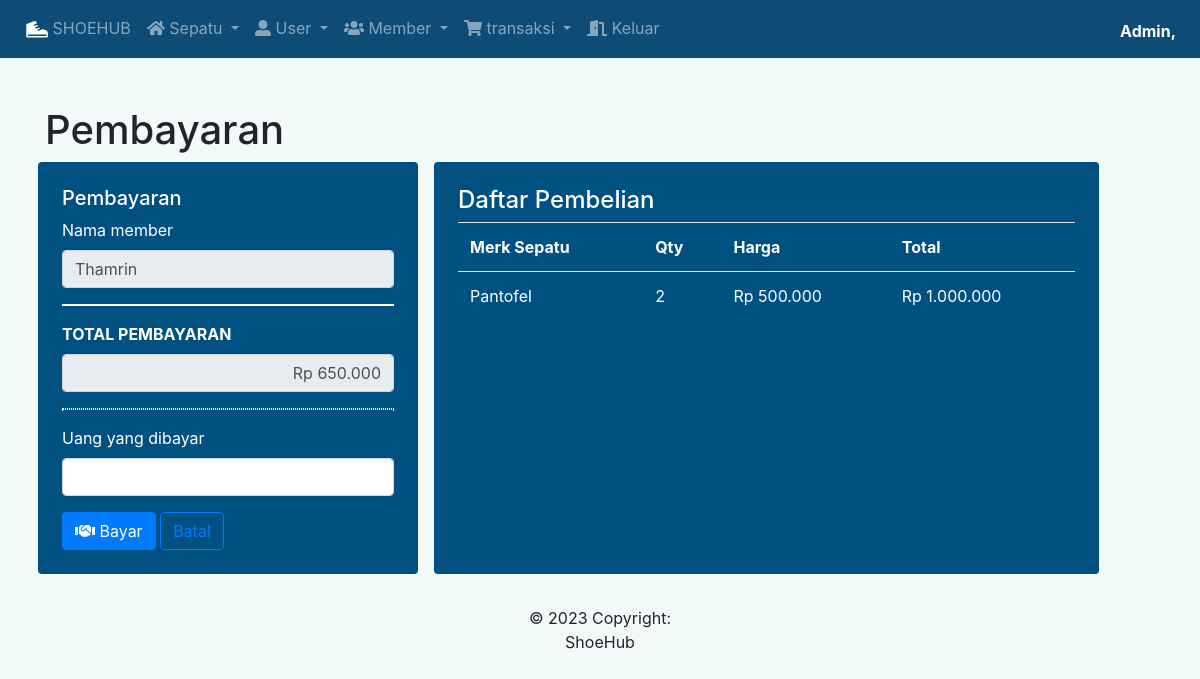
The page /pembayaran.php?id_transaksi=5 on the database its author committed.
### tables this page shows
CREATE TABLE `tb_transaksi` (
  `id_transaksi` int(11) NOT NULL,
  `id_member` int(11) NOT NULL,
  `id_sepatu` int(11) NOT NULL,
  `qty` int(11) NOT NULL,
  `pembayaran` varchar(100) NOT NULL,
  `tanggal` date NOT NULL,
  `id_user` int(11) NOT NULL
);

CREATE TABLE `tb_member` (
  `id_member` int(11) NOT NULL,
  `nama_member` varchar(255) NOT NULL,
  `jenis_kelamin` enum('Laki-laki','Perempuan') NOT NULL,
  `alamat_member` text NOT NULL,
  `telp_member` varchar(15) NOT NULL
);

CREATE TABLE `tb_sepatu` (
  `id_sepatu` int(11) NOT NULL,
  `merek_sepatu` varchar(255) NOT NULL,
  `jenis_sepatu` varchar(255) NOT NULL,
  `ukuran_sepatu` int(11) NOT NULL,
  `harga_sepatu` decimal(10,2) NOT NULL
);

### pembayaran.php (the view, shortened to what this page needs)
<?php
  include 'functions.php';
  $id_transaksi = $_GET['id_transaksi'];
  $sql_sepatu = "SELECT * FROM tb_sepatu
    INNER JOIN tb_transaksi ON tb_transaksi.id_sepatu = tb_sepatu.id_sepatu
    ORDER BY id_transaksi DESC LIMIT 1";
  $eksekusi_sepatu = mysqli_query($koneksi, $sql_sepatu);
  $sql_transaksi = mysqli_query($koneksi, "SELECT * FROM tb_transaksi
    INNER JOIN tb_member ON tb_transaksi.id_member =  tb_member.id_member
    WHERE id_transaksi = '$id_transaksi'");
  $fetch_transaksi = mysqli_fetch_assoc($sql_transaksi);
  $sql_total_harga = mysqli_query($koneksi, "SELECT SUM(harga_sepatu*qty) as jml_harga FROM tb_transaksi
    INNER JOIN tb_sepatu ON tb_sepatu.id_sepatu = tb_transaksi.id_sepatu
  WHERE tb_transaksi.id_transaksi = '$id_transaksi'
  ");
  $eksekusi_total_harga = mysqli_fetch_assoc($sql_total_harga);
  $total_harga = $eksekusi_total_harga['jml_harga'];
  $transaksi_harga = $total_harga;
?>
<!DOCTYPE html>
<html lang="en" id="page-top">
  <head>
  </head>
  <body>
    <?php include 'nav.php'; ?>
      <div class="container mt-5">
        <h1>Pembayaran</h1>
        <div class="row mb-3">
          <div class="col-md-4 mx-2 p-4 rounded text-white" style="background-color: #005082;">
            <h5>Pembayaran</h5>
            <form method="post">
              <div class="form-group">
                <label for="Nama member">Nama member</label>
                <?php if (isset($_POST['bayar'])): ?>
                  <input style="cursor: not-allowed;" disabled value="<?= $nama_member; ?>" type="text" id="Nama member" class="form-control" name="Nama member">
                <?php else: ?>
                  <input style="cursor: not-allowed;" disabled value="<?= $fetch_transaksi['nama_member']; ?>" type="text" id="Nama member" class="form-control" name="Nama member">
                <?php endif ?>
              </div>
              <hr style="border: 1px solid">
              <div class="form-group">
                <label for="transaksi_harga"><b>TOTAL PEMBAYARAN</b></label>
                <input style="cursor: not-allowed;" type="text" disabled value="Rp <?= str_replace(",", ".", number_format($transaksi_harga)); ?>" id="transaksi_harga" class="form-control text-right">
              </div>
              <hr style="border: 1px dotted">
              <div class="form-group">
                <label for="uang_bayar">Uang yang dibayar</label>
                <?php if (isset($_POST['bayar'])): ?>
                <input style="cursor: not-allowed;" disabled type="text" id="uang_bayar" class="form-control text-right" name="uang_bayar" value="Rp <?= str_replace(",", ".", number_format($uang_bayar)); ?>">
                <?php else: ?>
                <input type="number" id="uang_bayar" class="form-control text-right" name="uang_bayar">
                <?php endif ?>
              </div>
              <?php if (isset($_POST['bayar'])): ?>
                <button type="submit" name="selesai" class="btn btn-primary"><i class="fas fa-fw fa-handshake"></i> Selesai</button>
              <?php else: ?>
                <button type="submit" name="bayar" class="btn btn-primary"><i class="fas fa-fw fa-handshake"></i> Bayar</button>
                <a href="transaksi_show.php" class="btn btn-outline-primary"> Batal</a>
              <?php endif ?>
            </form>
          </div>
          <div class="col-md-7 mx-2 p-4 rounded text-white" style="background-color: #005082;">
            <div class="table-responsive">
              <h4>Daftar Pembelian</h4>
              <table class="table text-white">
                <tr>
                  <th>Merk Sepatu</th>
                  <th>Qty</th>
                  <th>Harga</th>
                  <th>Total</th>
                </tr>
                <?php while ($data_sepatu = mysqli_fetch_array($eksekusi_sepatu)): ?>
                  <tr>
                    <td><?= $data_sepatu['merek_sepatu']; ?></td>
                    <td><?= $data_sepatu['qty']; ?></td>
                    <td>Rp <?= str_replace(",", ".", number_format($data_sepatu['harga_sepatu'])); ?></td>
                    <td>Rp <?= str_replace(",", ".", number_format($total=($data_sepatu['qty']*$data_sepatu['harga_sepatu']))); ?></td>
                  </tr>
                <?php endwhile ?>
              </table>
            </div>
          </div>
        </div>
      </div>
  </body>
  <?php include 'footer.php'; ?>
</html>

### nav.php (style rules this page uses)
.container { margin-top: 30px; }

### rows shown on the page
tb_transaksi: id_member.nama_member "Thamrin"
tb_transaksi: id_sepatu.merek_sepatu "Pantofel", qty "2", id_sepatu.harga_sepatu "500.000", qty.harga_sepatu "1.000.000"
